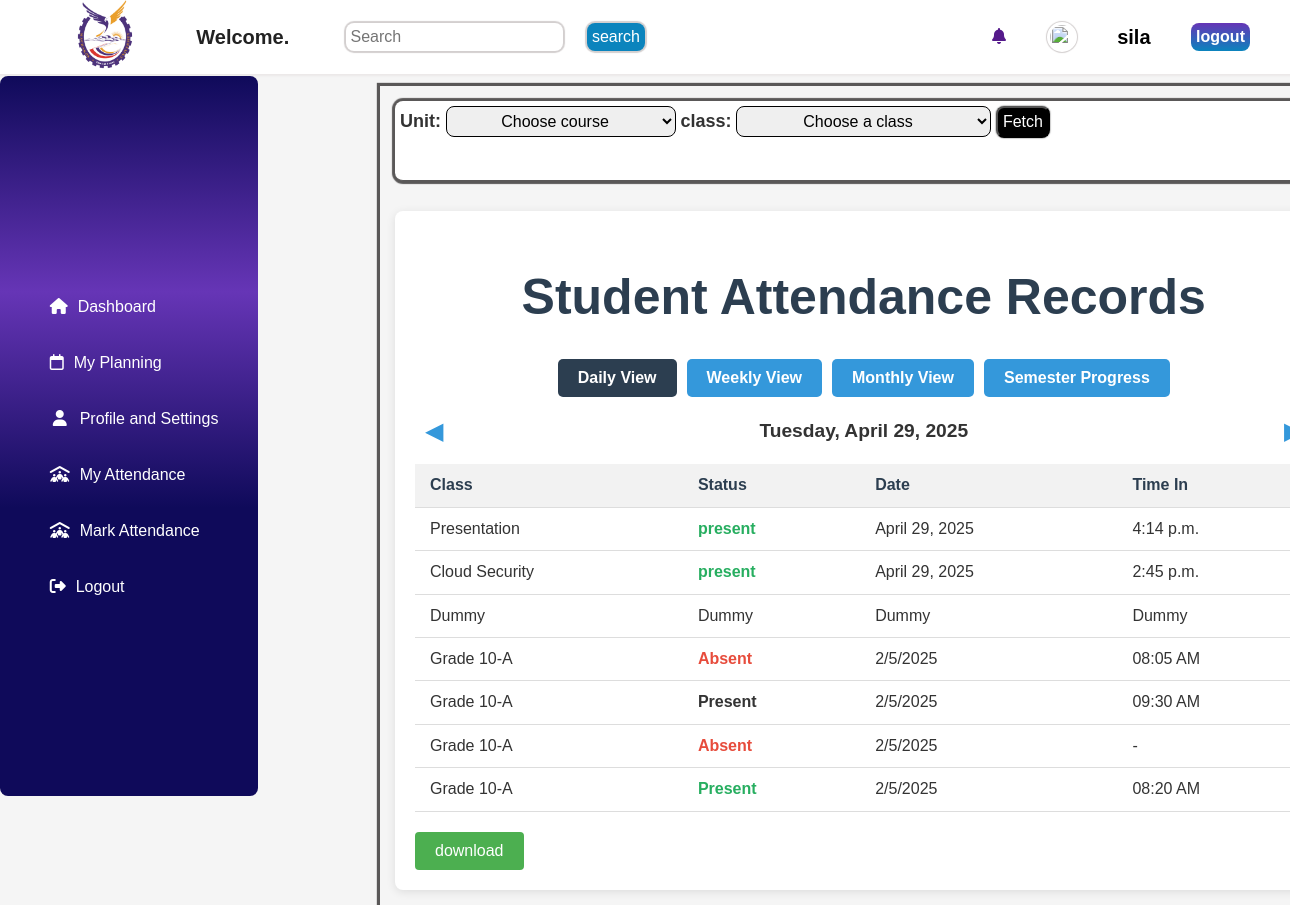
Page /myAttendance/j18-0982-2020/ (signed in) on the earlier database version.
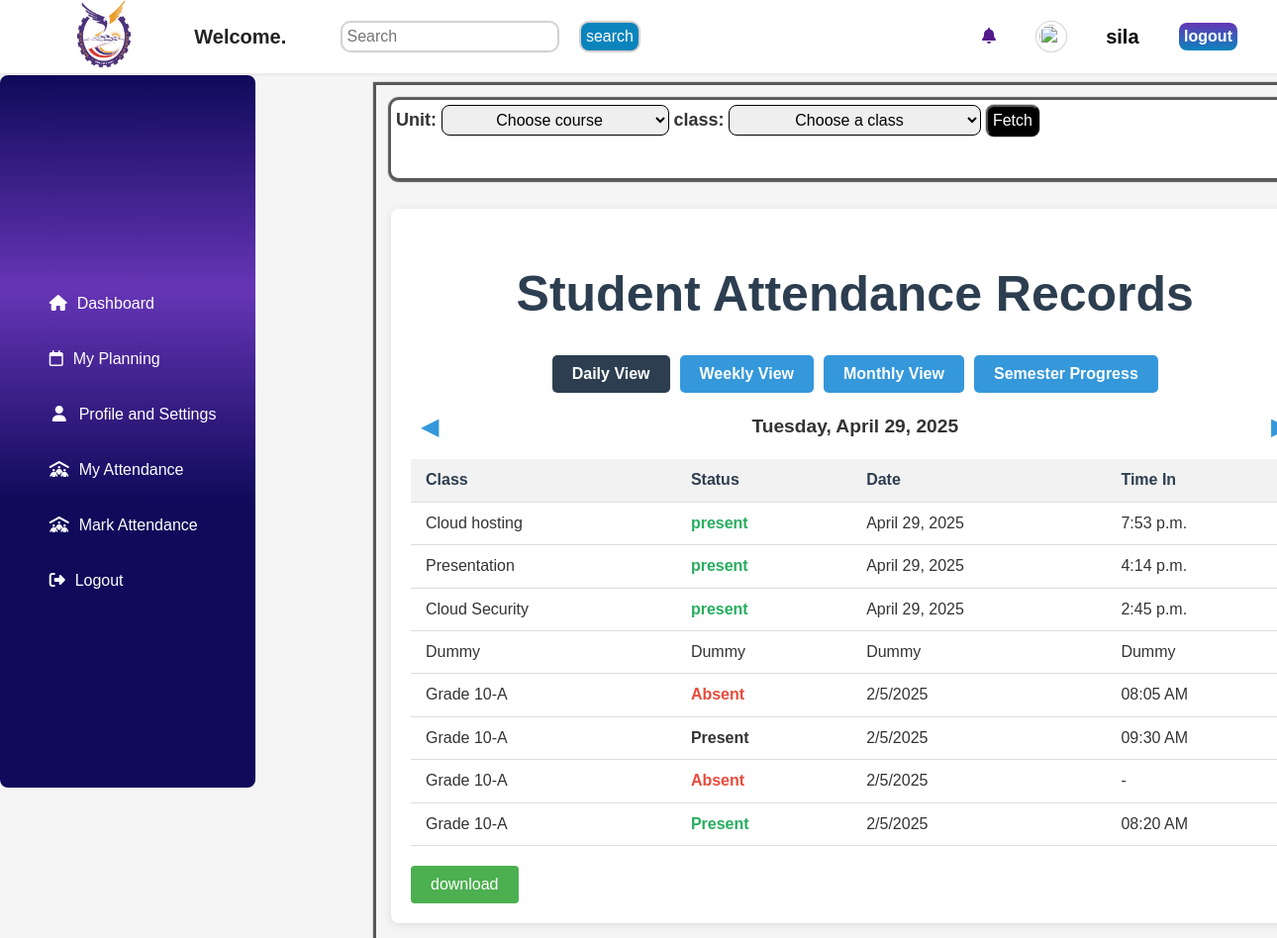
Same page on the later database version.
### coreApp/models.py (models this page shows, shortened)
class Attendance(models.Model):
    student = models.ForeignKey(StudentProfile, on_delete=models.CASCADE)
    class_name = models.CharField(max_length=200)
    date = models.DateField(auto_now_add=True)
    time = models.TimeField(auto_now_add=True)
    status = models.CharField(max_length=20, choices=[
        ('present', 'Present'),
        ('absent', 'Absent'),
    ], default='absent')

### coreApp/views.py (the view)
# urls.py: path('myAttendance/<str:username>/', views.myAttendance, name='myAttendance'),
def myAttendance(request, username):
    student = get_object_or_404(StudentProfile, username=username)
    attendance_records = Attendance.objects.filter(
        student=student
    ).order_by('-date', '-time')  # Newest records first
    context = {
        'student': student,
        'attendance_records': attendance_records,
    }
    return render(request, 'myAttendance.html', context)

### templates/myAttendance.html (shortened to what this page needs)
{% extends 'base.html' %}
{% load static %}
{% block css %}
    <link rel="stylesheet" href="{% static 'css/myAttendance.css' %}">
{% endblock css %}
{% block content %}
    <div class="studentQueries">
        <div class="heading">
            <div class="filters">
                <form action="">
                <label for="course">Unit: </label>
                <select name="course" id="">
                    <option value="" selected>Choose course</option>
                </select>
                <label for="course">class: </label>
                <select name="course" id="">
                    <option value="">Choose a class</option>
                </select>
                 <button type="submit">Fetch</button>
                </form>
            </div>
        </div>
    <div class="container">
        <h1>Student Attendance Records</h1>
        <div class="view-options">
            <button class="view-btn active" id="daily-btn">Daily View</button>
            <button class="view-btn" id="weekly-btn">Weekly View</button>
            <button class="view-btn" id="monthly-btn">Monthly View</button>
            <button class="view-btn" id="semester-btn">Semester Progress</button>
        </div>
        <div class="date-navigation">
            <button class="nav-btn" id="prev-btn">&#9664;</button>
            <div class="current-period" id="current-period">Monday, May 15, 2023</div>
            <button class="nav-btn" id="next-btn">&#9654;</button>
        </div>
        <div id="daily-view">
            <table>
                <thead>
                    <tr>
                        <th>Class</th>
                        <th>Status</th>
                        <th>Date</th>
                        <th>Time In</th>
                    </tr>
                </thead>
                <tbody>
                    {% for record in attendance_records %}
                    <tr>
                        <td>{{record.class_name}}</td>
                        <td class="status-cell present">{{record.status}}</td>
                        <td>{{record.date}}</td>
                        <td>{{record.time}}</td>
                    </tr>
                    {% endfor %}
                    <tr>
                        <td>Dummy</td>
                        <td>Dummy</td>
                        <td>Dummy</td>
                        <td>Dummy</td>
                    </tr>
                    <tr>
                        <td>Grade 10-A</td>
                        <td class="status-cell absent">Absent</td>
                        <td>2/5/2025</td>
                        <td>08:05 AM</td>
                    </tr>
                    <tr>
                        <td>Grade 10-A</td>
                        <td class="status-cell Present">Present</td>
                        <td>2/5/2025</td>
                        <td>09:30 AM</td>
                    </tr>
                    <tr>
                        <td>Grade 10-A</td>
                        <td class="status-cell absent">Absent</td>
                        <td>2/5/2025</td>
                        <td>-</td>
                    </tr>
                    <tr>
                        <td>Grade 10-A</td>
                        <td class="status-cell present">Present</td>
                        <td>2/5/2025</td>
                        <td>08:20 AM</td>
                    </tr>
                </tbody>
            </table>
        </div>
        <button class="btn-download">download</button>
    </div>
</body>
</html>
{% endblock content %}

Differences in the rows shown:
added Attendance: class_name "Cloud hosting", status "present", date "April 29, 2025", time "7:53 p.m."
